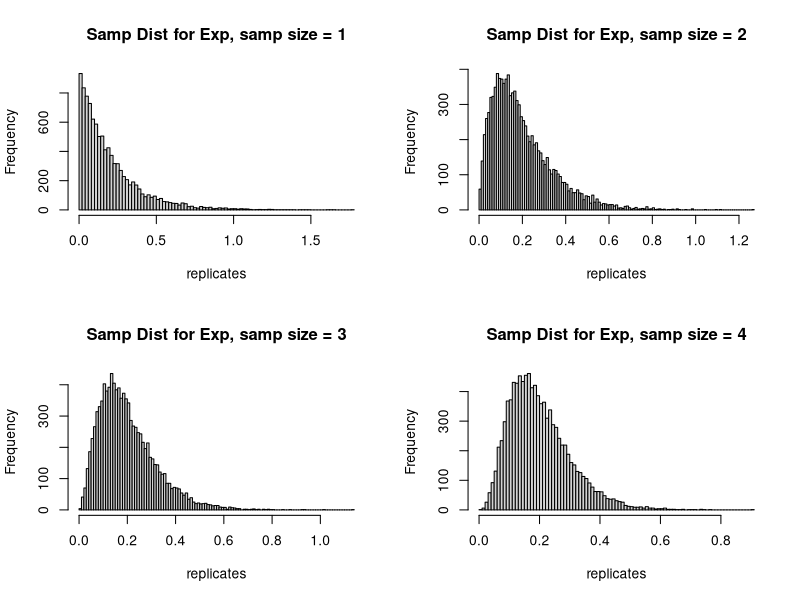
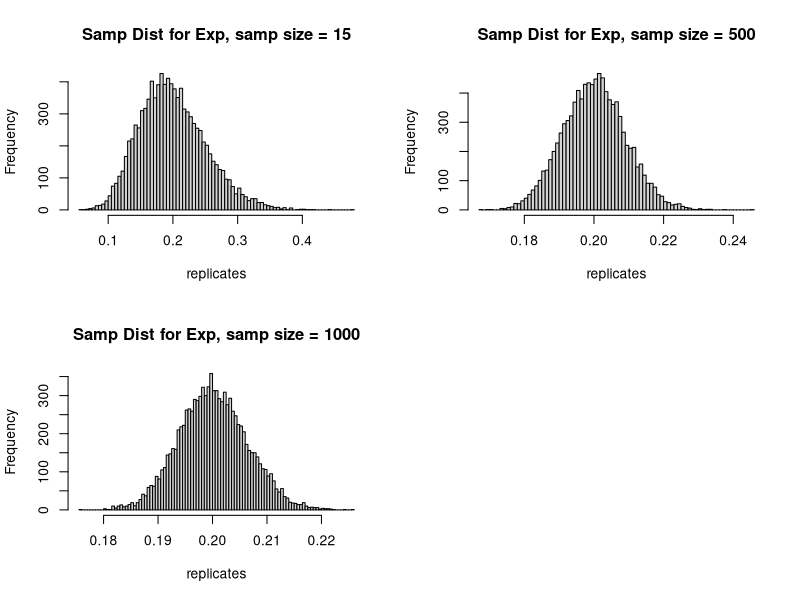

Here is the R script that generated these plots, in order:
## ---- chunk 1

## ---- chunk 2

## ---- chunk 3

## ---- chunk 4

## ---- chunk 5
#define the function 'exactly_one_cell'sds
#takes input number of cells,
#output: true if exactly one cell is empty, else false.


## ---- chunk 6
n <- 3
#balls_to_cell_exp <- replicate(100000, exactly_one_cell(n))
#mean(balls_to_cell_exp)
theoretical_value <- choose(n, 2)*factorial(n)/(n^n)
theoretical_value
## ---- chunk 7
  samp_sizes  <- c(1, 2, 3, 4, 15, 500, 1000)
  
  par(mfrow=c(2,2))
  for(size in samp_sizes){
    replicates <- replicate(10000, {
      mean(rexp(size, rate = 5))
    })
    hist(replicates, breaks = 100,
         main = paste("Samp Dist for Exp, samp size =", size ))
}
## ---- chunk 8

## ---- chunk 9

## ---- chunk 10

## ---- chunk 11

## ---- chunk 12

## ---- chunk 13

## ---- chunk 14

## ---- chunk 15
mean_estimate_two_samps <- function(delta){
  samp1 <- rnorm(10, mean = 2, sd = 3)
samp2 <- rnorm(20, mean = 2, sd = 6)
  return(delta*mean(samp1) + (1-delta)*mean(samp2))
}
## ---- chunk 16
B <- 100000
means <- replicate(B,mean_estimate_two_samps(3/4))
## ---- chunk 17
mean(means)
var(means)
## ---- chunk 18
delta <- 3/4

var <- delta^2*(3^2)/10 + (1-delta)^2*(8^2)/20
var
## ---- chunk 19

## ---- chunk 20

## ---- chunk 21

## ---- chunk 22

